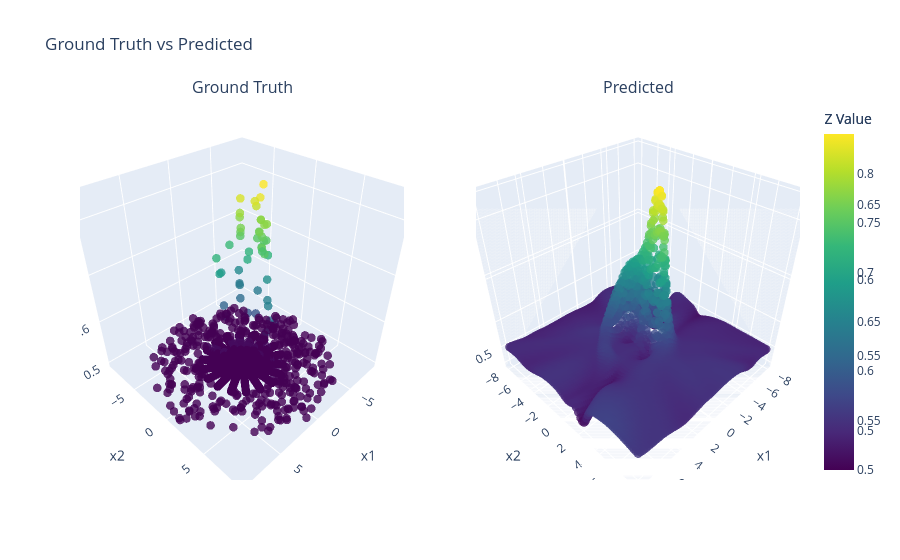
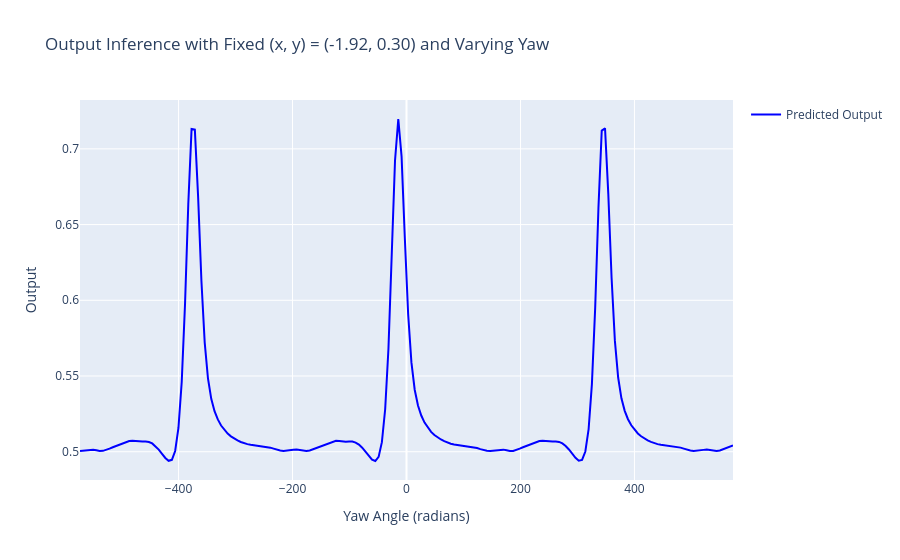

The notebook cell these images were saved under, in order:
### Code cell
# Create subplots
fig = make_subplots(
    rows=1, cols=2,  # 1 row, 2 columns
    specs=[[{'type': 'scatter3d'}, {'type': 'scatter3d'}]],  # Both subplots are 3D scatter plots
    subplot_titles=("Ground Truth", "Predicted")  # Titles for each subplot
)

X_nn = generate_xytheta_grid(
    samples_xy=80, 
    samples_yaw=1, 
    x_dimension=3,
    use_fov=False,
    x_low=-8,
    x_high=8,
    y_low=-8,
    y_high=8
)

fig.add_trace(go.Scatter3d(z=Y.flatten(), x=X[:,0], y=X[:,1], name='Ground Truth',mode='markers',marker=dict(
        color=Y.flatten(),  # Color based on z values
        colorscale='Viridis',     # Use Viridis color map
        colorbar=dict(title='Z Value'),  # Add color bar
        size=5,                   # Marker size
        opacity=0.8               # Marker opacity
    ),), row=1, col=1)  # Add to the first subplot


model = MultiLayerPerceptron(input_dim=nn_input_dim, hidden_size=hidden_size, hidden_layers=hidden_layers)
model.load_state_dict(torch.load(get_latest_best_model(nn_input_dim, False)))
model.eval()

X = X[:,:3]

# Model prediction
with torch.no_grad():
    y_test = model(X_nn[:,:3]).detach().numpy()

# Add predicted trace to the second subplot
fig.add_trace(go.Scatter3d(z=y_test.flatten(),x= X_nn[:,0],y= X_nn[:,1],name='Predicted',mode='markers',marker=dict(
        color=y_test.flatten(),  # Color based on z values
        colorscale='Viridis',     # Use Viridis color map
        colorbar=dict(title='Z Value'),  # Add color bar
        size=5,                   # Marker size
        opacity=0.8               # Marker opacity
    )
), row=1, col=2)  # Add to the second subplot

# Update layout
fig.update_layout(
    title_text="Ground Truth vs Predicted",  # Main title
    scene=dict(  # Update the first subplot's scene
        xaxis_title="x1",
        yaxis_title="x2",
        zaxis_title="Output"
    ),
    scene2=dict(  # Update the second subplot's scene
        xaxis_title="x1",
        yaxis_title="x2",
        zaxis_title="Output"
    ),
    showlegend=False  # Hide legend for clarity
)

fig.show()
fig.write_html('nn_surrogate_train_test.html')


# Find the index of the maximum value in y_test
max_index = np.argmax(y_test)
x_best = X_nn[max_index, 0]
y_best = X_nn[max_index, 1]

# Vary the third input (yaw angle) between 0 and 2π
yaw_values = np.linspace(-10, 10, 200)

# Create a new input array with x_best and y_best fixed, and yaw_values varying
X_new = np.column_stack([
    np.full_like(yaw_values, x_best),
    np.full_like(yaw_values, y_best),
    yaw_values
])

# Convert to tensor for model inference
X_new_tensor = torch.tensor(X_new, dtype=torch.float32)

# Model prediction for the new input
with torch.no_grad():
    y_new = model(X_new_tensor).detach().numpy()

# Create a new plot
fig_new = go.Figure()

# Add the trace for the new predictions
fig_new.add_trace(go.Scatter(
    x=np.rad2deg(yaw_values),
    y=y_new.flatten(),
    mode='lines',
    name='Predicted Output',
    line=dict(color='blue', width=2)
))

# Update layout
fig_new.update_layout(
    title_text=f"Output Inference with Fixed (x, y) = ({x_best:.2f}, {y_best:.2f}) and Varying Yaw",
    xaxis_title="Yaw Angle (radians)",
    yaxis_title="Output",
    showlegend=True
)

# Show the plot
fig_new.show()

# Save the plot as HTML
fig_new.write_html('nn_surrogate_varying_yaw.html')

### Figure 1 — Plotly figure (JSON) as saved in the notebook; plotly's stock layout.template omitted (floating-point values rounded to 4 significant figures; data arrays with more than 128 entries replaced by an {"elided": "..."} marker saying what was removed)
{"data": [{"marker": {"color": {"elided": "3888 float values"}, "colorbar": {"title": {"text": "Z Value"}}, "colorscale": [[0, "#440154"], [0.1111, "#482878"], [0.2222, "#3e4989"], [0.3333, "#31688e"], [0.4444, "#26828e"], [0.5556, "#1f9e89"], [0.6667, "#35b779"], [0.7778, "#6ece58"], [0.8889, "#b5de2b"], [1, "#fde725"]], "opacity": 0.8, "size": 5}, "mode": "markers", "name": "Ground Truth", "scene": "scene", "type": "scatter3d", "x": {"elided": "3888 float values"}, "y": {"elided": "3888 float values"}, "z": {"elided": "3888 float values"}}, {"marker": {"color": {"elided": "6400 float values"}, "colorbar": {"title": {"text": "Z Value"}}, "colorscale": [[0, "#440154"], [0.1111, "#482878"], [0.2222, "#3e4989"], [0.3333, "#31688e"], [0.4444, "#26828e"], [0.5556, "#1f9e89"], [0.6667, "#35b779"], [0.7778, "#6ece58"], [0.8889, "#b5de2b"], [1, "#fde725"]], "opacity": 0.8, "size": 5}, "mode": "markers", "name": "Predicted", "scene": "scene2", "type": "scatter3d", "x": {"elided": "6400 float values"}, "y": {"elided": "6400 float values"}, "z": {"elided": "6400 float values"}}], "layout": {"annotations": [{"font": {"size": 16}, "showarrow": false, "text": "Ground Truth", "x": 0.225, "xanchor": "center", "xref": "paper", "y": 1, "yanchor": "bottom", "yref": "paper"}, {"font": {"size": 16}, "showarrow": false, "text": "Predicted", "x": 0.775, "xanchor": "center", "xref": "paper", "y": 1, "yanchor": "bottom", "yref": "paper"}], "scene": {"domain": {"x": [0, 0.45], "y": [0, 1]}, "xaxis": {"title": {"text": "x1"}}, "yaxis": {"title": {"text": "x2"}}, "zaxis": {"title": {"text": "Output"}}}, "scene2": {"domain": {"x": [0.55, 1], "y": [0, 1]}, "xaxis": {"title": {"text": "x1"}}, "yaxis": {"title": {"text": "x2"}}, "zaxis": {"title": {"text": "Output"}}}, "showlegend": false, "title": {"text": "Ground Truth vs Predicted"}}}

### Figure 2 — Plotly figure (JSON) as saved in the notebook; plotly's stock layout.template omitted (floating-point values rounded to 4 significant figures; data arrays with more than 128 entries replaced by an {"elided": "..."} marker saying what was removed)
{"data": [{"line": {"color": "blue", "width": 2}, "mode": "lines", "name": "Predicted Output", "type": "scatter", "x": {"elided": "200 float values"}, "y": {"elided": "200 float values"}}], "layout": {"showlegend": true, "title": {"text": "Output Inference with Fixed (x, y) = (-1.92, 0.30) and Varying Yaw"}, "xaxis": {"title": {"text": "Yaw Angle (radians)"}}, "yaxis": {"title": {"text": "Output"}}}}
